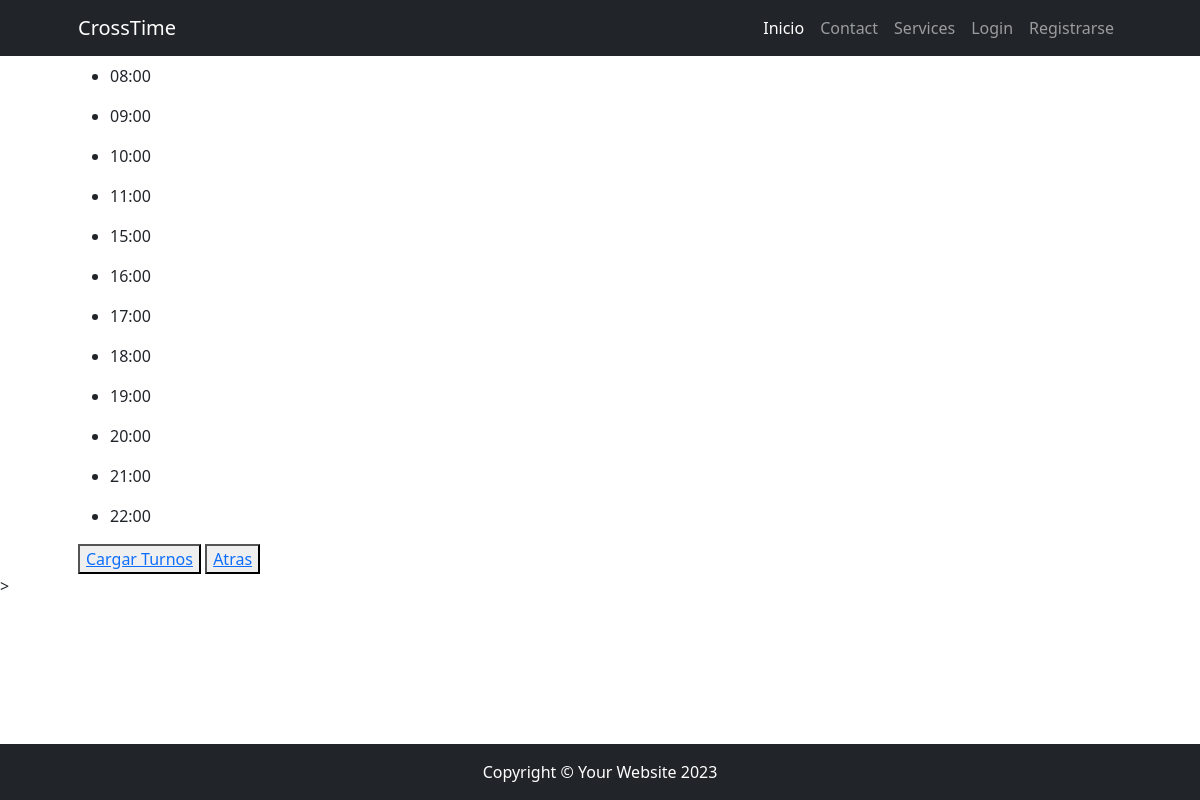
/turno/list, run on the app's committed database.
### gym_admin/models.py (models this page shows, shortened)
class Turno(models.Model):
    turno = models.CharField(max_length=10, default='', blank=True)
    gym = models.ForeignKey(Gym, on_delete=models.SET_NULL, null=True, blank=True)

### gym_admin/views.py (the view)
# urls.py: path('turno/list', views.turno_list, name="turno_list"),
def turno_list(request):
    consulta = models.Turno.objects.all()
    contexto = {"Turnos": consulta}
    return render(request, "gym_admin/turno_list.html", contexto)

### gym_admin/templates/gym_admin/turno_list.html
{% extends 'gym_admin/base.html' %}
{% block content %}
    {% for turno in Turnos %}
        <ul>
            <li>
                {{turno.turno}}
            </li>
        </ul>
    {% endfor %}
    <button><a href="{% url 'turno_form' %}">Cargar Turnos</a></button>
    <button><a href="{% url 'gym_admin' %}">Atras</a></button>
{% endblock content %}

### data on the page
Turno: turno "08:00"
Turno: turno "09:00"
Turno: turno "10:00"
Turno: turno "11:00"
Turno: turno "15:00"
Turno: turno "16:00"
Turno: turno "17:00"
Turno: turno "18:00"
Turno: turno "19:00"
Turno: turno "20:00"
Turno: turno "21:00"
Turno: turno "22:00"
